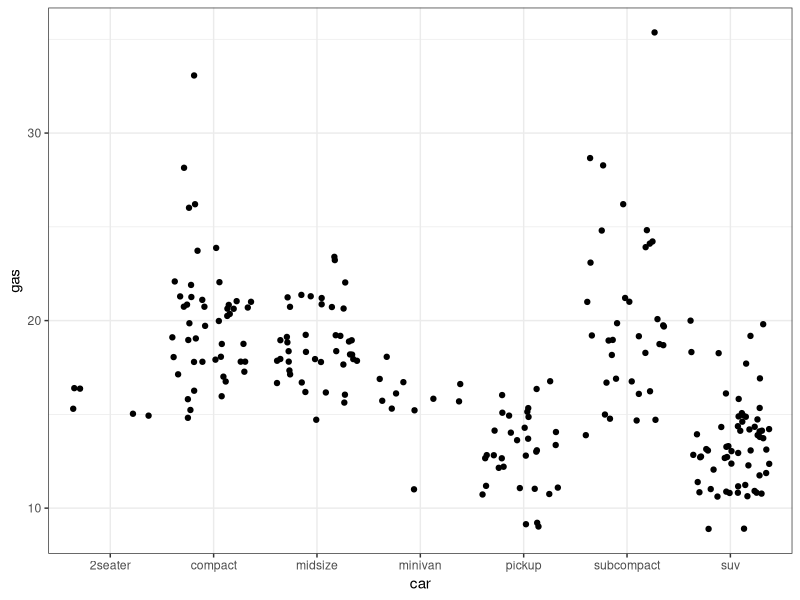

Source code (R):
## ---- chunk 1
library(tidyverse)
## ---- chunk 2
ggplot(data = mpg, aes(x = class, y = cty)) +
	geom_jitter() + labs(x="car", y= "gas") +
  theme_bw()
 
